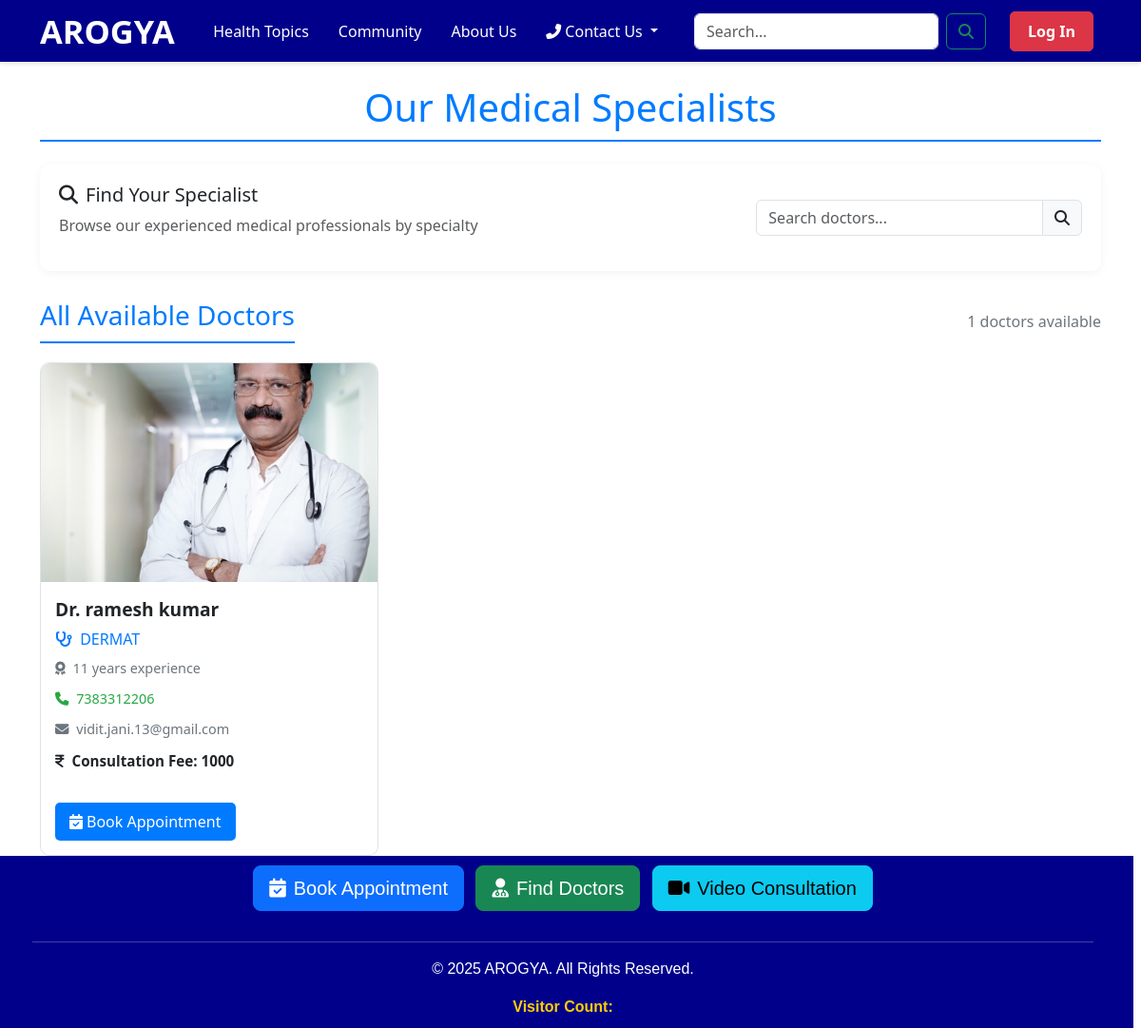
The page /doctors_directory.php on the database its author committed.
### tables this page shows
CREATE TABLE `doctor` (
  `d_id` int(11) NOT NULL,
  `f_name` varchar(255) NOT NULL,
  `l_name` varchar(255) NOT NULL,
  `dob` date NOT NULL,
  `gender` varchar(10) NOT NULL,
  `doctor_id` int(11) NOT NULL,
  `experience` int(11) NOT NULL,
  `specialization` varchar(255) NOT NULL,
  `consultation_fees` varchar(255) NOT NULL,
  `contact_no` bigint(10) NOT NULL,
  `address` varchar(255) NOT NULL,
  `city` varchar(255) NOT NULL,
  `state` varchar(255) NOT NULL,
  `country` varchar(255) NOT NULL,
  `email` varchar(255) NOT NULL,
  `pass` varchar(255) NOT NULL,
  `certificate_path` varchar(255) DEFAULT NULL,
  `approval` varchar(255) NOT NULL
);

### include/hospital_info.php (called while the page is built, shortened)
<?php
include_once(dirname(__DIR__) . "/connection/config.php");
function getAllDoctors() {
    global $conn;
    $sql = "SELECT d.*, s.schedule_id, s.day_of_week, s.available_from, s.available_to
            FROM doctor d
            LEFT JOIN doctor_schedule s ON d.d_id = s.doctor_id
            WHERE d.approval = 'approved'
            ORDER BY d.specialization, d.f_name";
    $result = $conn->query($sql);
    $doctors = [];
    while ($row = $result->fetch_assoc()) {
        $doctors[] = $row;
    }
    return $doctors;
}
?>

### doctors_directory.php (the view, shortened to what this page needs)
<?php
include("connection/config.php");
include("include/hospital_info.php");
$doctors = getAllDoctors();
$uniqueDoctors = [];
foreach ($doctors as $doctor) {
    $doctorId = (int) ($doctor['d_id'] ?? 0);
    if ($doctorId > 0 && !isset($uniqueDoctors[$doctorId])) {
        $uniqueDoctors[$doctorId] = $doctor;
    }
}
$doctors = array_values($uniqueDoctors);
function medc_encode_web_path(string $path): string {
    $segments = array_map('rawurlencode', array_filter(explode('/', str_replace('\\', '/', $path)), 'strlen'));
    return implode('/', $segments);
}
function medc_find_doctor_photo_fallback(array $doctor): ?string {
    static $photoFiles = null;
    if ($photoFiles === null) {
        $photoFiles = [];
        $photoDirectories = [
            __DIR__ . DIRECTORY_SEPARATOR . 'doctor photos',
            __DIR__ . DIRECTORY_SEPARATOR . 'uploads' . DIRECTORY_SEPARATOR . 'Doctor_photos'
        ];
        foreach ($photoDirectories as $photoDirectory) {
            foreach (scandir($photoDirectory) as $fileName) {
                if ($fileName === '.' || $fileName === '..') {
                    continue;
                }
                $filePath = $photoDirectory . DIRECTORY_SEPARATOR . $fileName;
                $extension = strtolower(pathinfo($fileName, PATHINFO_EXTENSION));
                if (in_array($extension, ['jpg', 'jpeg', 'png', 'webp', 'jfif', 'avif'], true)) {
                    $photoFiles[] = [
                        'file' => $fileName,
                        'dir' => basename($photoDirectory)
                    ];
                }
            }
        }
    }
    $firstName = strtolower(preg_replace('/[^a-z0-9]+/', '', (string) ($doctor['f_name'] ?? '')));
    $lastName = strtolower(preg_replace('/[^a-z0-9]+/', '', (string) ($doctor['l_name'] ?? '')));
    $fullName = $firstName . $lastName;
    $exactMatches = [];
    $partialMatches = [];
    foreach ($photoFiles as $photoFile) {
        $normalizedFileName = strtolower(preg_replace('/[^a-z0-9]+/', '', pathinfo($photoFile['file'], PATHINFO_FILENAME)));
        if (
            ($fullName !== '' && str_contains($normalizedFileName, $fullName)) ||
            ($firstName !== '' && str_contains($normalizedFileName, $firstName)) ||
            ($lastName !== '' && str_contains($normalizedFileName, $lastName))
        ) {
            $partialMatches[] = $photoFile;
        }
    }
    $matchedFile = $exactMatches[0] ?? $partialMatches[0] ?? null;
    if ($matchedFile !== null) {
        return ($matchedFile['dir'] === 'Doctor_photos')
            ? 'uploads/Doctor_photos/' . $matchedFile['file']
            : 'doctor photos/' . $matchedFile['file'];
    }
    return null;
}
function medc_get_doctor_photo_url(array $doctor, string $localhost): ?string {
    $fallbackPhoto = medc_find_doctor_photo_fallback($doctor);
    if ($fallbackPhoto !== null) {
        return $localhost . medc_encode_web_path($fallbackPhoto);
    }
    return null;
}
?>
<!DOCTYPE html>
<html lang="en">
<head>
    <link rel="stylesheet" href="https://cdn.jsdelivr.net/npm/bootstrap@5.3.2/dist/css/bootstrap.min.css">
    <link rel="stylesheet" href="https://cdnjs.cloudflare.com/ajax/libs/font-awesome/6.7.2/css/all.min.css">
</head>
<body>
    <?php include("include/navbar.php"); ?>
    <div class="container mt-4">
        <h1 class="section-title text-center mb-4">Our Medical Specialists</h1>
        <div class="filter-section">
            <div class="row align-items-center">
                <div class="col-md-8">
                    <h5><i class="fas fa-search me-2"></i>Find Your Specialist</h5>
                    <p class="text-muted">Browse our experienced medical professionals by specialty</p>
                </div>
                <div class="col-md-4">
                    <div class="input-group">
                        <input type="text" id="doctorSearch" class="form-control" placeholder="Search doctors...">
                        <span class="input-group-text"><i class="fas fa-search"></i></span>
                    </div>
                </div>
            </div>
        </div>
        <div class="doctor-grid-header">
            <h3 class="section-title mb-0">All Available Doctors</h3>
            <p class="doctor-grid-summary mb-0"><?php echo count($doctors); ?> doctors available</p>
        </div>
        <div class="row g-4" id="doctorsContainer">
            <?php if (!empty($doctors)): ?>
                <?php foreach ($doctors as $doctor): ?>
                    <?php
                    $doctorName = trim((string) ($doctor['f_name'] ?? '') . ' ' . (string) ($doctor['l_name'] ?? ''));
                    $doctorPhotoUrl = medc_get_doctor_photo_url($doctor, $localhost);
                    ?>
                    <div class="col-12 col-md-6 col-lg-4 doctor-item" data-specialization="<?php echo strtolower(htmlspecialchars((string) $doctor['specialization'], ENT_QUOTES, 'UTF-8')); ?>" data-name="<?php echo strtolower(htmlspecialchars($doctorName, ENT_QUOTES, 'UTF-8')); ?>">
                        <div class="doctor-card">
                            <div class="doctor-photo">
                                <?php if ($doctorPhotoUrl !== null): ?>
                                    <img src="<?php echo htmlspecialchars($doctorPhotoUrl, ENT_QUOTES, 'UTF-8'); ?>" alt="<?php echo htmlspecialchars('Photo of Dr. ' . $doctorName, ENT_QUOTES, 'UTF-8'); ?>">
                                <?php else: ?>
                                    <i class="fas fa-user-md"></i>
                                <?php endif; ?>
                            </div>
                            <div class="doctor-info">
                                <div class="doctor-name">
                                    Dr. <?php echo htmlspecialchars($doctorName, ENT_QUOTES, 'UTF-8'); ?>
                                </div>
                                <div class="doctor-specialization">
                                    <i class="fas fa-stethoscope me-1"></i>
                                    <?php echo htmlspecialchars((string) ($doctor['specialization'] ?? 'General Specialist'), ENT_QUOTES, 'UTF-8'); ?>
                                </div>
                                <div class="doctor-experience">
                                    <i class="fas fa-award me-1"></i>
                                    <?php echo htmlspecialchars((string) ($doctor['experience'] ?? '0'), ENT_QUOTES, 'UTF-8'); ?> years experience
                                </div>
                                <div class="doctor-contact">
                                    <i class="fas fa-phone me-1"></i>
                                    <?php echo htmlspecialchars((string) ($doctor['contact_no'] ?? 'Not available'), ENT_QUOTES, 'UTF-8'); ?>
                                </div>
                                <div class="doctor-email">
                                    <i class="fas fa-envelope me-1"></i>
                                    <?php echo htmlspecialchars((string) ($doctor['email'] ?? 'Email not available'), ENT_QUOTES, 'UTF-8'); ?>
                                </div>
                                <div class="doctor-fees">
                                    <i class="fas fa-indian-rupee-sign me-1"></i>
                                    Consultation Fee: <?php echo htmlspecialchars((string) ($doctor['consultation_fees'] ?? '0'), ENT_QUOTES, 'UTF-8'); ?>
                                </div>
                                <div class="mt-auto">
                                    <a href="homepage.php?doctor_id=<?php echo (int) $doctor['d_id']; ?>" class="booking-btn">
                                        <i class="fas fa-calendar-check me-1"></i>Book Appointment
                                    </a>
                                </div>
                            </div>
                        </div>
                    </div>
                <?php endforeach; ?>
            <?php endif; ?>
        </div>
    </div>
    <?php include("include/footer.php"); ?>
</body>
</html>

### doctors_directory.php (style rules this page uses)
body { font-family: Arial, sans-serif; background-color: #f8f9fa; }
.doctor-card { border: 1px solid #dee2e6; border-radius: 10px; overflow: hidden; transition: transform 0.3s, box-shadow 0.3s; margin-bottom: 20px; background: white; height: 100%; display: flex; flex-direction: column; }
.doctor-photo { width: 100%; height: 230px; background: linear-gradient(180deg, #eef4ff 0%, #dfe9ff 100%); display: flex; align-items: center; justify-content: center; font-size: 4rem; color: #6c757d; }
.doctor-photo img { width: 100%; height: 100%; object-fit: cover; display: block; }
.doctor-info { padding: 15px; display: flex; flex-direction: column; flex: 1; }
.doctor-name { font-size: 1.2rem; font-weight: bold; margin-bottom: 5px; color: #212529; }
.doctor-specialization { color: #007bff; font-weight: 500; margin-bottom: 8px; }
.doctor-experience { color: #6c757d; font-size: 0.9rem; margin-bottom: 10px; }
.doctor-contact { color: #28a745; font-size: 0.9rem; margin-bottom: 10px; }
.doctor-email { color: #6c757d; font-size: 0.9rem; margin-bottom: 12px; word-break: break-word; }
.doctor-fees { color: #212529; font-size: 0.95rem; font-weight: 600; margin-bottom: 12px; }
.section-title { color: #007bff; border-bottom: 2px solid #007bff; padding-bottom: 10px; margin-bottom: 30px; }
.filter-section { background-color: white; padding: 20px; border-radius: 10px; margin-bottom: 30px; box-shadow: 0 2px 10px rgba(0,0,0,0.05); }
.booking-btn { background-color: #007bff; color: white; border: none; padding: 8px 15px; border-radius: 5px; text-decoration: none; display: inline-block; transition: background-color 0.3s; }
.doctor-grid-header { display: flex; align-items: center; justify-content: space-between; gap: 12px; margin-bottom: 20px; flex-wrap: wrap; }
.doctor-grid-summary { color: #6c757d; margin: 0; }

### rows shown on the page
doctor: f_name+l_name (picture), doctorName "ramesh kumar", specialization "DERMAT", experience "11", contact_no "7383312206", email "vidit.jani.13@gmail.com", consultation_fees "1000"

### other values the page prints
count($doctors) "1"
